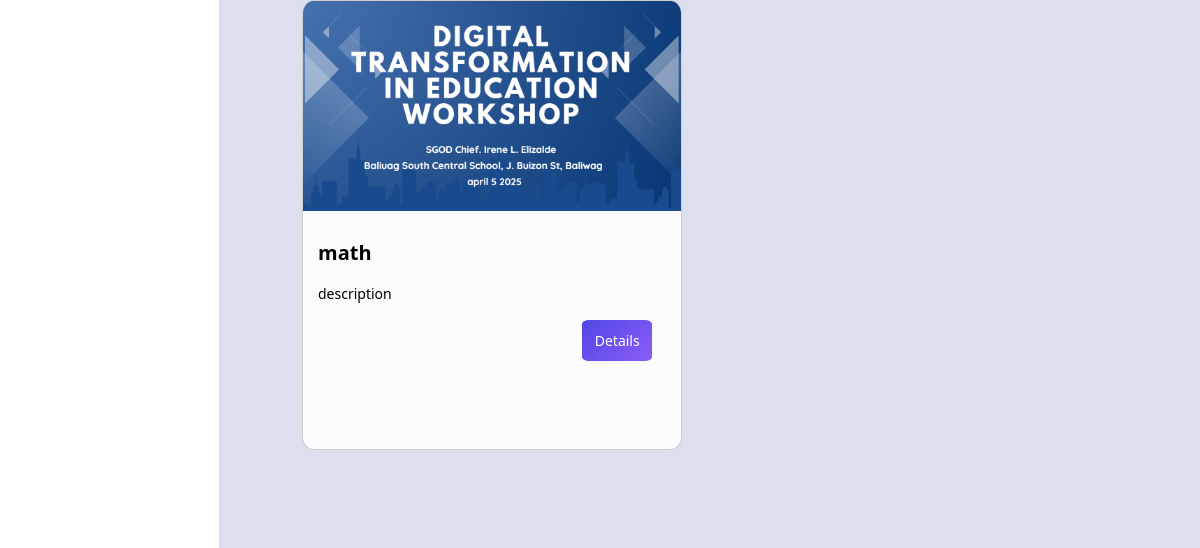
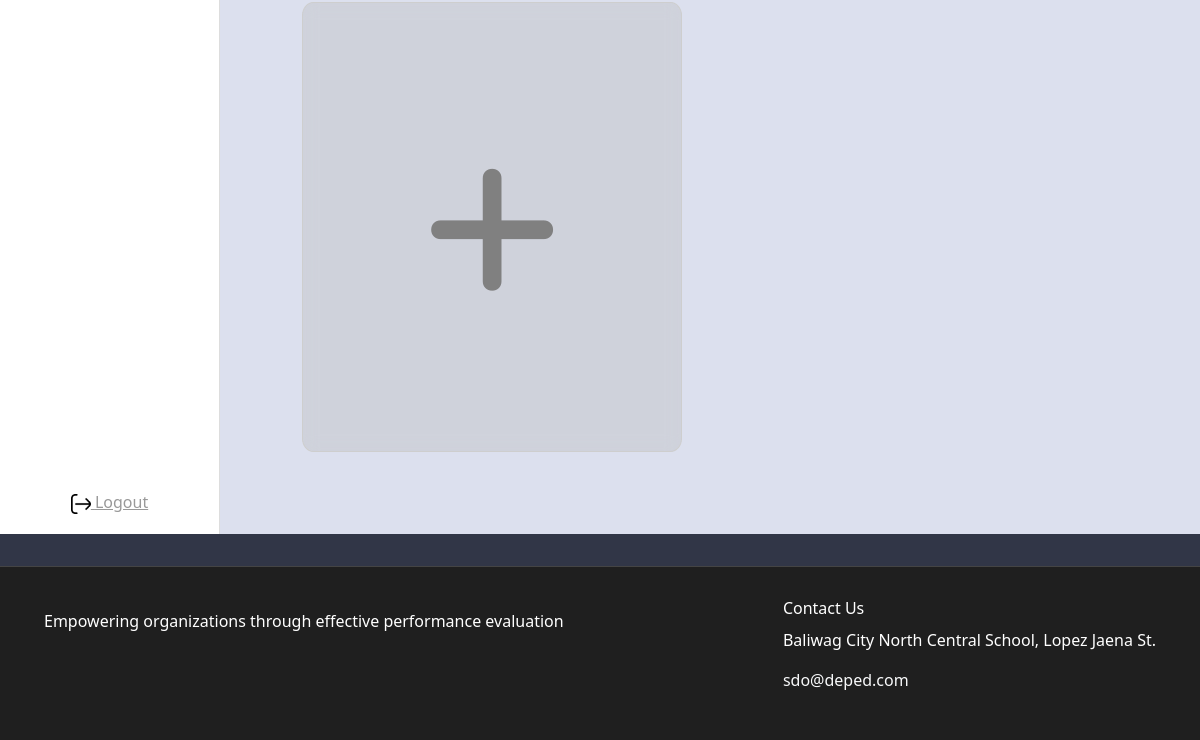
Before: /admin_events (lower part) with the older database file (2 pictures, top to bottom).
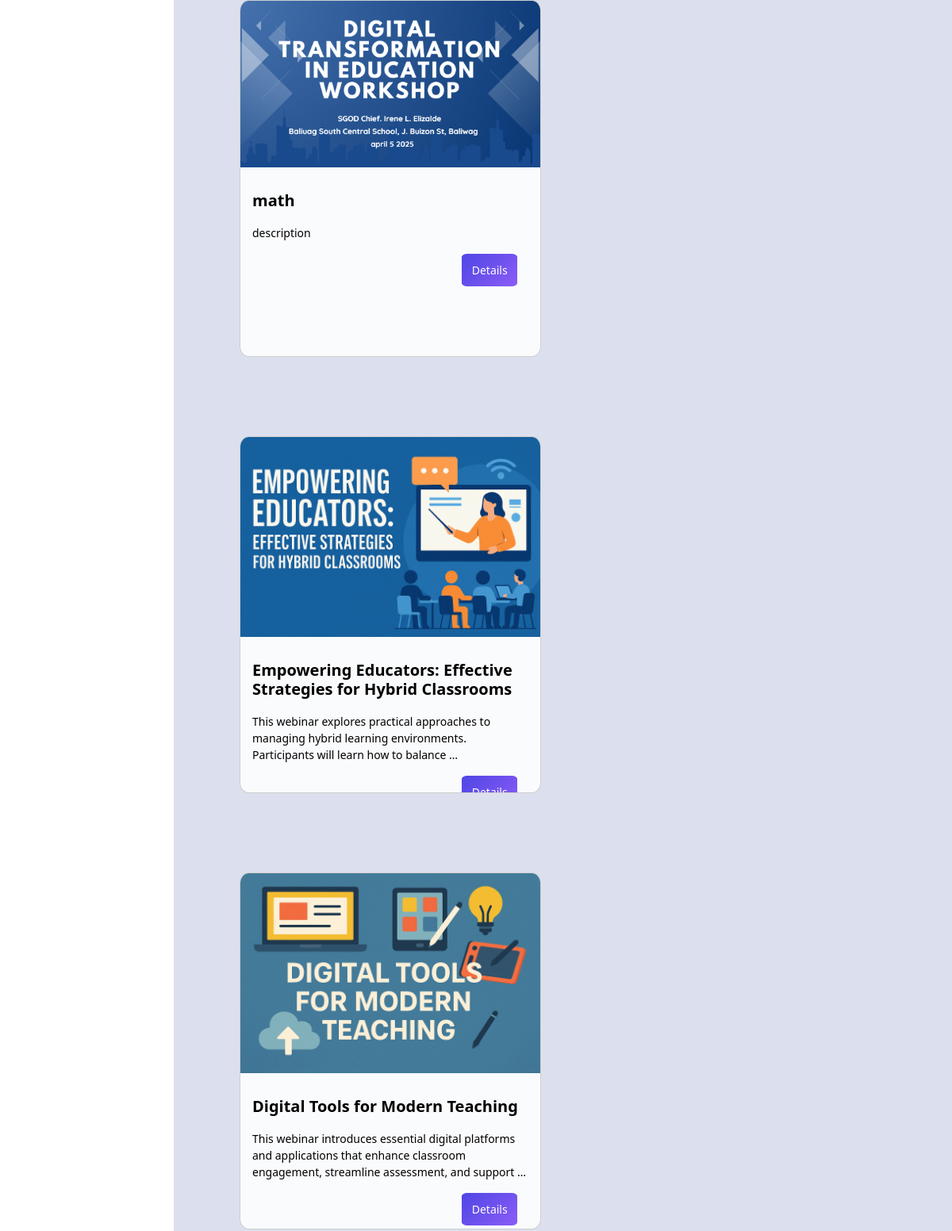
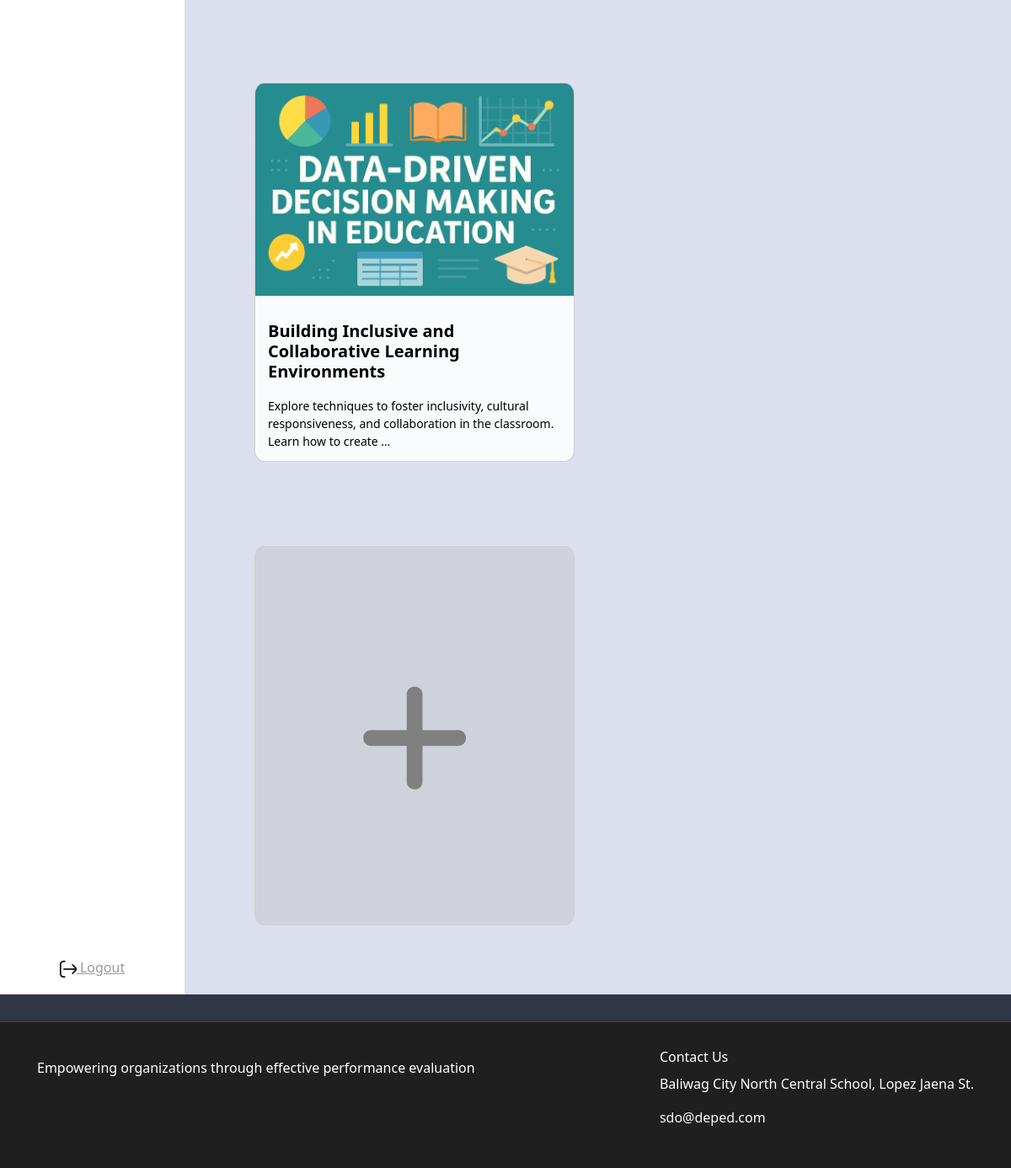
After: the same page with the newer database file (2 pictures, top to bottom).
### webinar/models.py (models this page shows, shortened)
class Webinar(models.Model):
    title=models.CharField(max_length=20)
    description=models.CharField(max_length=1000)
    number_of_speaker=models.IntegerField(default=1)
    event_type=models.CharField(max_length=20, null=True ,blank=True)
    start_date=models.DateField(null=True ,blank=True)
    until_date=models.DateField(null=True, blank=True)
    time=models.TimeField(max_length=20)
    banner=models.ImageField(upload_to='banner')
    venue=models.CharField(max_length=40)

### login/views.py (the view)
# urls.py: path("admin_events",views.admin_events, name="admin_events"),
def admin_events(request):
    webinar=Webinar.objects.all()
    return render(request, "login/admin_panel/events.html",{
        'webinars':webinar,
    })

### login/templates/login/admin_panel/events.html (shortened to what this page needs)
{% extends "login/layout.html" %}
{% load static %}
{% block css %}
<link rel="stylesheet" href="{% static 'css/admin_panel_css/admin_bar.css' %}">
<link rel="stylesheet" href="{% static 'css/admin_panel_css/events.css' %}">
<link rel="stylesheet" href="{% static 'css/admin_panel_css/transition.css' %}">
<link rel="stylesheet" href="https://cdnjs.cloudflare.com/ajax/libs/font-awesome/6.4.0/css/all.min.css">
{% endblock %}
{% block body%}
<div class='page-transition' >
  <div class="app-container">
    <aside class="sidebar">
      <div class="logout" >
        <a href="{% url 'logout' %}">
          <img   src="{% static 'icons/exit.png' %}" alt="">
          Logout
        </a>
      </div>
    </aside>
    <div class=" contents">
        <div class="container-fluid webinar mt-4">
            <div class="row">
                {% for webinar in webinars %}
                <div class="webinar-card" >
                    <div class="img-container">
                        <img class="webinar-banner" src="{{ webinar.banner.url }}" alt="">
                    </div>
                    <div class="webinar-contents">
                        <h2 class="webinar-title">{{ webinar.title }}</h2>
                        <p>{{ webinar.description|truncatewords:16  }}</p>
                    <div class="webinar-button"> <a class="webinar-detail"href="{% url 'webinar_detail' webinar.id %}">Details</a></div>
                    </div>
                </div>
                {% endfor %}
                    <div class="webinar-card add-webinar">
                        <a href="{% url 'make_webinar' %}" class="add-webinar-link"><i class="fas fa-plus"></i></a>
                    </div>
            </div>
        </div>
</div>
  </div>
<footer>
    <div class="container d-flex justify-content-between flex-wrap">
        <div>
            <p>Empowering organizations through effective performance evaluation</p>
        </div>
        <div>
            <h6>Contact Us</h6>
            <p>Baliwag City North Central School, Lopez Jaena St.</p>
            <p><a href="mailto:sdo@deped.com" class="text-light">sdo@deped.com</a></p>
        </div>
    </div>
</footer>
</div>
{% endblock %}

### login/templates/login/layout.html (shortened to what this page needs)
<!DOCTYPE html>
<html lang="en">
<head>
        <link href="https://cdn.jsdelivr.net/npm/bootstrap@5.3.3/dist/css/bootstrap.min.css" rel="stylesheet">
    {% block css %}{% endblock %}
</head>
<body>
    {% block body %}{% endblock %}
</body>
</html>

### login/static/css/admin_panel_css/admin_bar.css (style rules this page uses)
.app-container { display: flex; flex-direction: row; min-height: 100vh; }
.sidebar { width: 220px; background-color: rgb(255, 255, 255); padding: 20px; border-right: 1px solid #ddd; display: flex; flex-direction: column; z-index: 200; flex-shrink: 0; }
.logout { text-align: center; margin-top: auto; }
.logout a { color: #999; cursor: pointer; }
.logout a img { height: 20px; width: auto; }
footer { background-color: #1f1f1f; color: #fff; padding: 2rem; margin-top: 2rem; border-top: 1px solid #444; }
footer a { color: #9fc3ff; text-decoration: none; }

### login/static/css/admin_panel_css/events.css (style rules this page uses)
body { background-color: aliceblue; }
.contents { padding: 2rem; background-color: #dce0ee; }
body { background-color:#313647 ; }
.webinar-card { width:380px; height:450px; background: rgba(255, 255, 255, 0.86); backdrop-filter: blur(8px); color:rgb(0, 0, 0); padding: 50px; padding-left: 0; padding-right: 0; padding-top: 0; padding-bottom: 150px; margin:50px; border-radius: 3%; border: 1px solid rgb(206, 206, 206); overflow: hidden; }
.webinar-banner { width: 100%; height: 100%; object-fit: contain; }
.webinar-contents { font-size: 14px; font-family: 'Segoe UI', Tahoma, Geneva, Verdana, sans-serif; margin-top: 30px; display: flex; flex-direction: column; justify-content: center; margin-right: 15px; margin-left: 15px; margin-bottom: 10px; }
p { margin-top: 10px; }
.webinar-detail { text-decoration: none; color: white; padding: 10px; background: linear-gradient(135deg, #4f46e5, #8b5cf6); border-radius: 10%; width: 20%; margin-right: 14px; margin-bottom: 10px; text-align: center; }
.webinar-button { display: flex; justify-content: flex-end; }
.add-webinar { display: flex; justify-content: center; align-items: center; background-color: rgba(182, 182, 182, 0.329); }
.add-webinar-link { margin-top: 9.5rem; font-size: 150px; color:gray }
.webinar-title { font-size: 20px; font-weight: 600; }

### login/static/css/transition.css (style rules this page uses)
.page-transition { animation: slideIn 0.5s ease forwards; }

Changed rows visible on the page:
added Webinar: banner (picture), title "Empowering Educators: Effective Strategies for Hybrid Classrooms", description "This webinar explores practical approaches to managing hybrid learning environments. Participants will learn how to balance …"
added Webinar: banner (picture), title "Digital Tools for Modern Teaching", description "This webinar introduces essential digital platforms and applications that enhance classroom engagement, streamline assessment, and support …"
added Webinar: banner (picture), title "Building Inclusive and Collaborative Learning Environments", description "Explore techniques to foster inclusivity, cultural responsiveness, and collaboration in the classroom. Learn how to create …"
